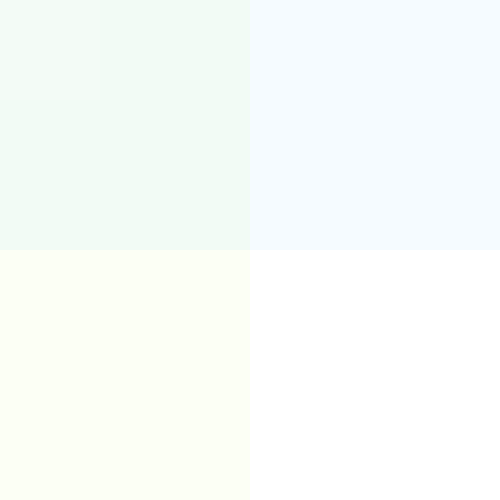
Frame 1 (no input)
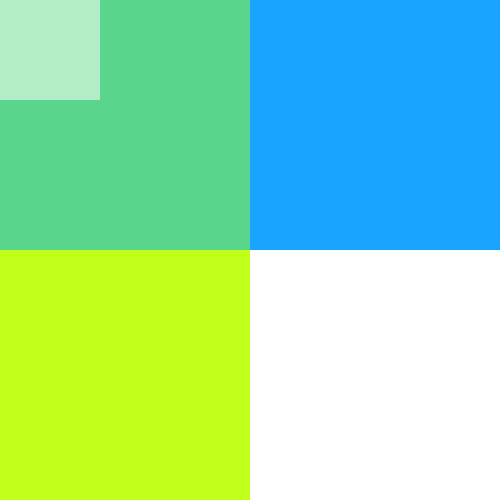
Frame 60 (the mouse pressed at the canvas centre just before this capture)
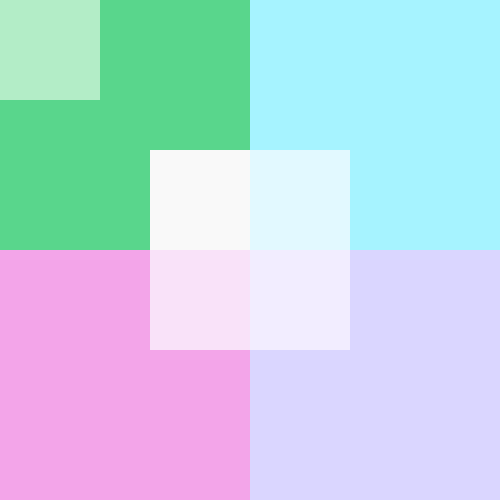
Frame 120 (the mouse held since frame 60 and released just before this capture)

The Processing sketch that drew these frames (run headless with seeded random() and noise(); from frame 60 on, the mouse is pressed at the canvas centre):

// Processing sketch: processing_151889
// ── processing_151889.pde

// colors here are for reference only, used below as base colors, actual variables are not used
color pink = color(255, 154, 173);
color blue = color(170, 224, 255);
color purple = color(225, 160, 255);

void setup() {
  size(500, 500);
  noStroke();
  background(255);
}

void draw() {
  // rectangle that follows mouse horizontal movement
  rectMode(CORNER); 
  fill(170, 244, mouseY, 10); // blue changes according to mouseY, is semi transparent
  rect(mouseX, 0, 250, 500);
  
  // rectangle that follows the mouse vertical movement
  rectMode(CORNER); 
  fill(mouseY, 160, 255, 10); // red changes according to mouseY, is semi transparent
  rect(0, mouseY, 500, 250);
  
  // rectangle that follows the mouse
  rectMode(CENTER); // so rectangle is centered around mouse
  fill(255, 20); // white, semi transparent
  rect(mouseX, mouseY, 200, 200);
}
